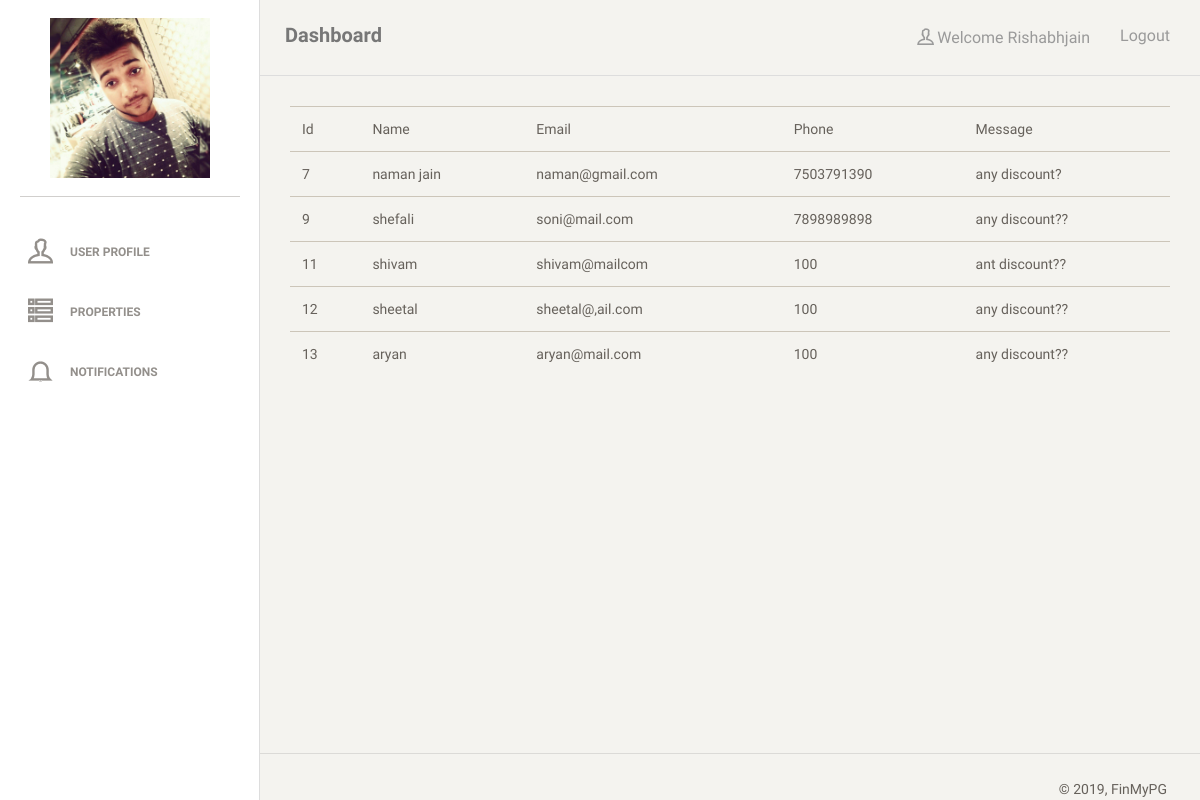
/owner/notifications/ (signed in), run on the app's committed database.
### main/models.py (models this page shows)
class Owner(models.Model):
    loginid=models.ForeignKey(Login,on_delete=models.CASCADE)
    name=models.CharField(max_length=30)
    address=models.CharField(max_length=30)
    phone=models.IntegerField()
    email=models.EmailField(max_length=30)
    photo=models.FileField()

class Login(models.Model):
    username=models.CharField(max_length=30)
    password=models.CharField(max_length=30)
    logintype=models.CharField(max_length=30)

class ContactOwner(models.Model):
    pgid=models.ForeignKey(PG,on_delete=models.CASCADE)
    name=models.CharField(max_length=30)
    message=models.CharField(max_length=30)
    email=models.CharField(max_length=30)
    phone=models.CharField(max_length=30)
    datetime=models.DateTimeField()

### owner/views.py (the view)
# urls.py: path(r'owner/notifications/', owner.Notifications),
def Notifications(request):
	loginid=request.session.get('loginid')
	owner=Owner.objects.get(loginid=loginid)
	pgs=PG.objects.filter(ownerid=owner)
	data={}
	data['username']=Login.objects.get(id=loginid).username
	data['profile']=Owner.objects.get(loginid=loginid)
	data['enquiries']=[]
	if(loginid and request.method=='GET'):
		enquiries=ContactOwner.objects.filter()
		for enquiry in enquiries:
			for pg in pgs:
				if(enquiry.pgid==pg):
					data['enquiries'].append(enquiry)
		return render(request,'owner/notifications.html',data)

### owner/templates/owner/notifications.html
{% extends 'owner/base.html' %}
{% block main %}
        <div class="content">
            <div class="container-fluid">
            	<table class="table">
            		<tr>
            			<td>Id</td>
                        <td>Name</td>
                        <td>Email</td>
                        <td>Phone</td>
	            		<td>Message</td>
            		</tr>
                  {% for enquiry in enquiries %}
            		<tr>
            			<td>{{enquiry.id}}</td>
                        <td>{{enquiry.name}}</td>
                        <td>{{enquiry.email}}</td>
                        <td>{{enquiry.phone}}</td>
            			<td>{{enquiry.message}}</td>
            		</tr>
                {% endfor %}
            	</table>
            </div>
        </div>
{% endblock %}

### owner/templates/owner/base.html (shortened to what this page needs)
{% load static %}
<!doctype html>
<html lang="en">
<head>
    <link href="{% static 'owner/css/bootstrap.min.css' %}" rel="stylesheet" />
    <link href="{% static 'owner/css/animate.min.css' %}" rel="stylesheet"/>
    <link href="{% static 'owner/css/paper-dashboard.css' %}" rel="stylesheet"/>
    <link href="{% static 'owner/css/demo.css' %}" rel="stylesheet" />
    <link href="http://maxcdn.bootstrapcdn.com/font-awesome/latest/css/font-awesome.min.css" rel="stylesheet">
    <link href="{% static 'owner/css/themify-icons.css' %}" rel="stylesheet">
</head>
<body>
<div class="wrapper">
    <div class="sidebar" data-background-color="white" data-active-color="danger">
    	<div class="sidebar-wrapper">
            <div class="logo" style="text-align: center;">
                <img src="/images/{{profile.photo}}" style="width:160px;height: 160px;" data-toggle="modal" data-target="#myModal">
            </div>
            <ul class="nav">
                <li>
                    <a href="/owner/profile/">
                        <i class="ti-user"></i>
                        <p>User Profile</p>
                    </a>
                </li>
                <li>
                    <a href="/owner/pgs/">
                        <i class="ti-view-list-alt"></i>
                        <p>Properties</p>
                    </a>
                </li>
                <li>
                    <a href="/owner/notifications/">
                        <i class="ti-bell"></i>
                        <p>Notifications</p>
                    </a>
                </li>
            </ul>
    	</div>
    </div>
    <div class="main-panel">
        <nav class="navbar navbar-default">
            <div class="container-fluid">
                <div class="navbar-header">
                    <a class="navbar-brand" href="#">Dashboard</a>
                </div>
                <div class="collapse navbar-collapse">
                    <ul class="nav navbar-nav navbar-right">
                        <li>
                            <a href="#" class="dropdown-toggle" data-toggle="dropdown">
                                <i class="ti-user"></i>
                                <p style="text-transform: capitalize;">Welcome {{username}}</p>
                            </a>
                        </li>
                        <li>
                            <a href="/owner/logout/">
                                <p>Logout</p>
                            </a>
                        </li>
                    </ul>
                </div>
            </div>
        </nav>
    {% block main %}
    {% endblock %}
        <footer class="footer">
            <div class="container-fluid">
                <div class="copyright pull-right">
                    &copy; <script>document.write(new Date().getFullYear())</script>, FinMyPG
                </div>
            </div>
        </footer>
    </div>
</div>
</body>
</html>

### data on the page
Owner: photo (picture)
Login: username "Rishabhjain"
ContactOwner: id "7", name "naman jain", email "naman@gmail.com", phone "7503791390", message "any discount?"
ContactOwner: id "9", name "shefali", email "soni@mail.com", phone "7898989898", message "any discount??"
ContactOwner: id "11", name "shivam", email "shivam@mailcom", phone "100", message "ant discount??"
ContactOwner: id "12", name "sheetal", email "sheetal@,ail.com", phone "100", message "any discount??"
ContactOwner: id "13", name "aryan", email "aryan@mail.com", phone "100", message "any discount??"
